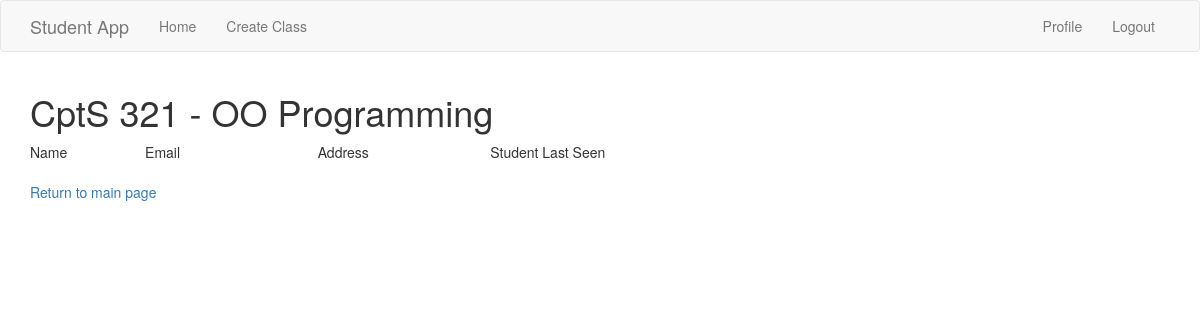
The app's page /roster/2 (signed in), older data.
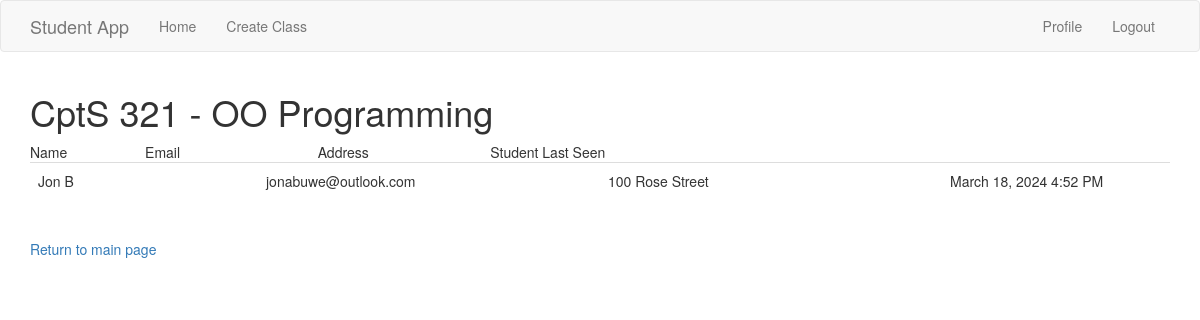
The same page, newer data.
### app/models.py (models this page shows, shortened)
class Class(db.Model):
    id = db.Column(db.Integer, primary_key=True)
    coursenum = db.Column(db.String(3))
    title = db.Column(db.String(150))
    major = db.Column(db.String(20), db.ForeignKey('major.name'))
    roster = db.relationship('Enrolled', back_populates = "classenrolled")

class Student(UserMixin, db.Model):
    id = db.Column(db.Integer, primary_key = True)
    username = db.Column(db.String(64), unique=True, index = True) #usernames are unique
    password_hash = db.Column(db.String(128))
    firstname = db.Column(db.String(100))
    lastname = db.Column(db.String(100))
    address = db.Column(db.String(120))
    email = db.Column(db.String(120), unique=True, index=True)
    last_seen = db.Column(db.DateTime, default=datetime.utcnow) # tracks time
    classes = db.relationship('Enrolled', back_populates = 'studentenrolled')
    majorofstudent = db.relationship('StudentMajor', back_populates='_student')

### app/routes.py (the view)
@app.route('/roster/<classid>', methods=['GET'])
@login_required
def roster(classid):
    theClass = Class.query.filter_by(id = classid).first()
    return render_template('roster.html', title='Class Roster', current_class = theClass)

### app/models.py (called while the page is built)
@login.user_loader
def load_user(id):
    return Student.query.get(int(id))

### app/routes.py (called while the page is built, shortened)
@app.before_request
def initDB(*args, **kwargs):
    if app._got_first_request:
        db.create_all()

@app.before_request
def before_request():
    if current_user.is_authenticated:
        current_user.last_seen = datetime.utcnow()
        db.session.add(current_user)
        db.session.commit()

### app/templates/roster.html
{% extends "base.html" %}
{% block app_content %}
<h1>{{current_class.major}} {{current_class.coursenum}} - {{ current_class.title }}</h1>
<table class="coursetable">
    <thead>
    <tr valign="bottom">
        <td width="20%"> Name </td>
        <td width="30%"> Email </td>
        <td width="30%"> Address </td>
        <td width="20%"> Student Last Seen </td>
    </tr>
    </thead>
</table>
{% for enrollment in current_class.roster %}
    {% set student = enrollment.studentenrolled %}
    {% include '_student.html' %}
{% endfor %}
<br>
<a href ="{{url_for('index')}}" class = "button"> Return to main page </a>
{% endblock %}

### app/templates/base.html (shortened to what this page needs)
{% extends 'bootstrap/base.html' %}
{% import 'bootstrap/wtf.html' as wtf %}
{% block navbar %}
    <nav class="navbar navbar-default">
        <div class="container">
            <div class="navbar-header">
                <a class="navbar-brand" href="{{ url_for('index') }}">Student App</a>
            </div>
            <div class="collapse navbar-collapse" id="bs-example-navbar-collapse-1">
                <ul class="nav navbar-nav">
                    <li><a href="{{ url_for('index') }}"> Home </a></li>
                    <li><a href="{{ url_for('createclass') }}"> Create Class </a></li>
                </ul>
                <ul class="nav navbar-nav navbar-right">
                    {% if current_user.is_anonymous %}
                    <li><a href="{{ url_for('login') }}">Login</a></li>
                    {% else %}
                    <li><a href="{{ url_for('display_profile') }}">Profile</a></li>
                    <li><a href="{{ url_for('logout') }}">Logout</a></li>
                    {% endif %}
                </ul>
            </div>
        </div>
    </nav>
{% endblock %}
{% block content %}
    <div class="container">
        {% block app_content %}{% endblock %}
    </div>
{% endblock %}

### app/templates/_student.html
<table class="table table-hover">
    <tr valign = "middle">
        <td width="20%"> {{student.firstname}} {{student.lastname}} </td>
        <td width="30%"> {{student.email}} </td>
        <td width="30%"> {{student.address}} </td>
        <td width="20%"> {{moment(student.last_seen).format('LLL')}} </td>
    </tr>
</table>

Row changes from the older to the newer data that the page shows:
now on this page (row edited): Student: firstname "Jon", lastname "B", email "jonabuwe@outlook.com", address "100 Rose Street", last_seen "March 18, 2024 4:52 PM"
